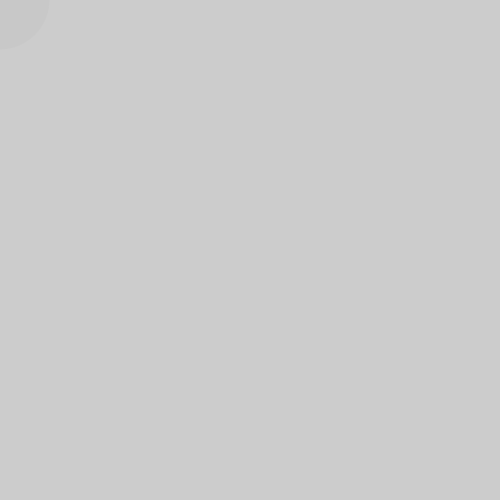
Frame 1 (no input)
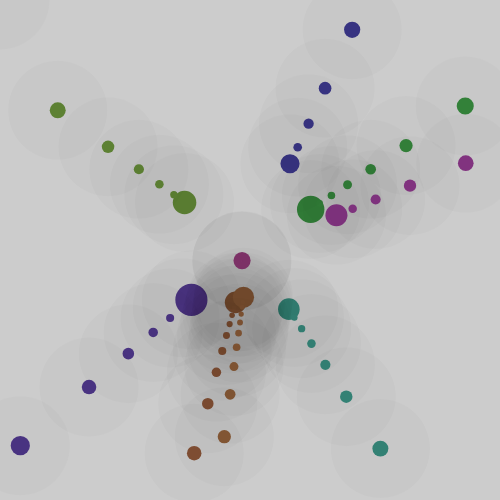
Frame 60 (no input)
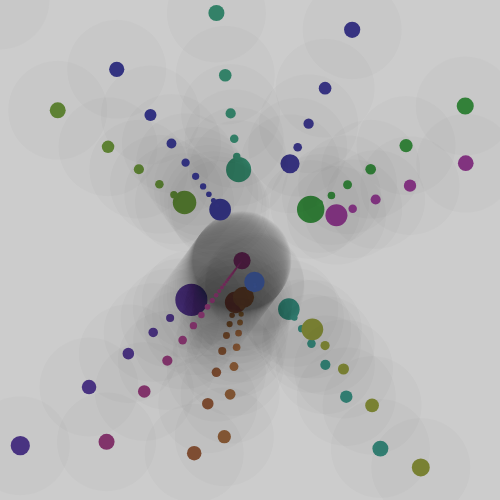
Frame 120 (the mouse pressed at the canvas centre since frame 60)

The p5.js sketch that drew these frames (run headless with seeded random() and noise() and a simulated clock; from frame 60 on, the mouse is pressed at the canvas centre):

// p5.js sketch
// ── sketch.js
// Multiverse (p5.js 2.3.4 port of a #p5t Processing sketch)
// https://github.com/madparker/-p5t/blob/main/%23p5t/ArtSketch/07_16_2020/Multiverse/Multiverse.pde
// #p5t/ArtSketch/07_16_2020/Multiverse/Multiverse.pde

let x = 0,
  y = 0,
  d = 0;
let c = 0,
  i = 250;

function setup() {
  createCanvas(500, 500);
  background(204); // Processing default background
  noStroke();
  colorMode(HSB, 99);
}

function draw() {
  fill(0, 2);
  circle(x, y, 99);
  fill(c);
  circle(x, y, d * 9);
  d = dist(i, i, x, y) / 99;
  x += (d * (x - i)) / 5;
  y += (d * (y - i)) / 5;
  if (x > 500 || x < 0 || y > 500 || y < 0) {
    c = color(random(99), 60, 50);
    x = random(150, 350);
    y = random(150, 350);
  }
}

// ---- Original Processing source: #p5t/ArtSketch/07_16_2020/Multiverse/Multiverse.pde
/*
float x,y,d;int c,i=250;
void setup(){size(500,500);noStroke();colorMode(HSB,99);}
void draw(){fill(0,2);circle(x,y,99);fill(c);circle(x,y,d*9);d=dist(i,i,x,y)/99;x+=d*(x-i)/5;y+=d*(y-i)/5;if(x>500||x<0||y>500||y<0){c=color(random(99),60,50);x=random(150,350);y=random(150,350);}}
*/
